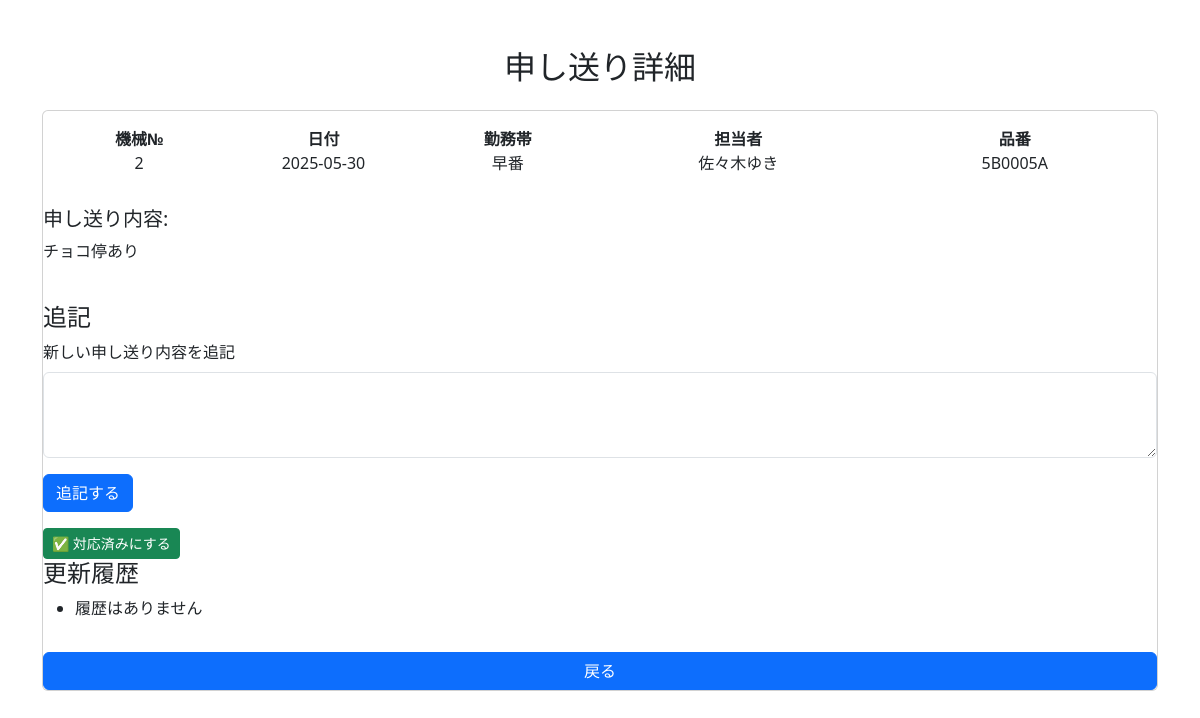
/show/36 (signed in), run on an earlier commit of the app's database.
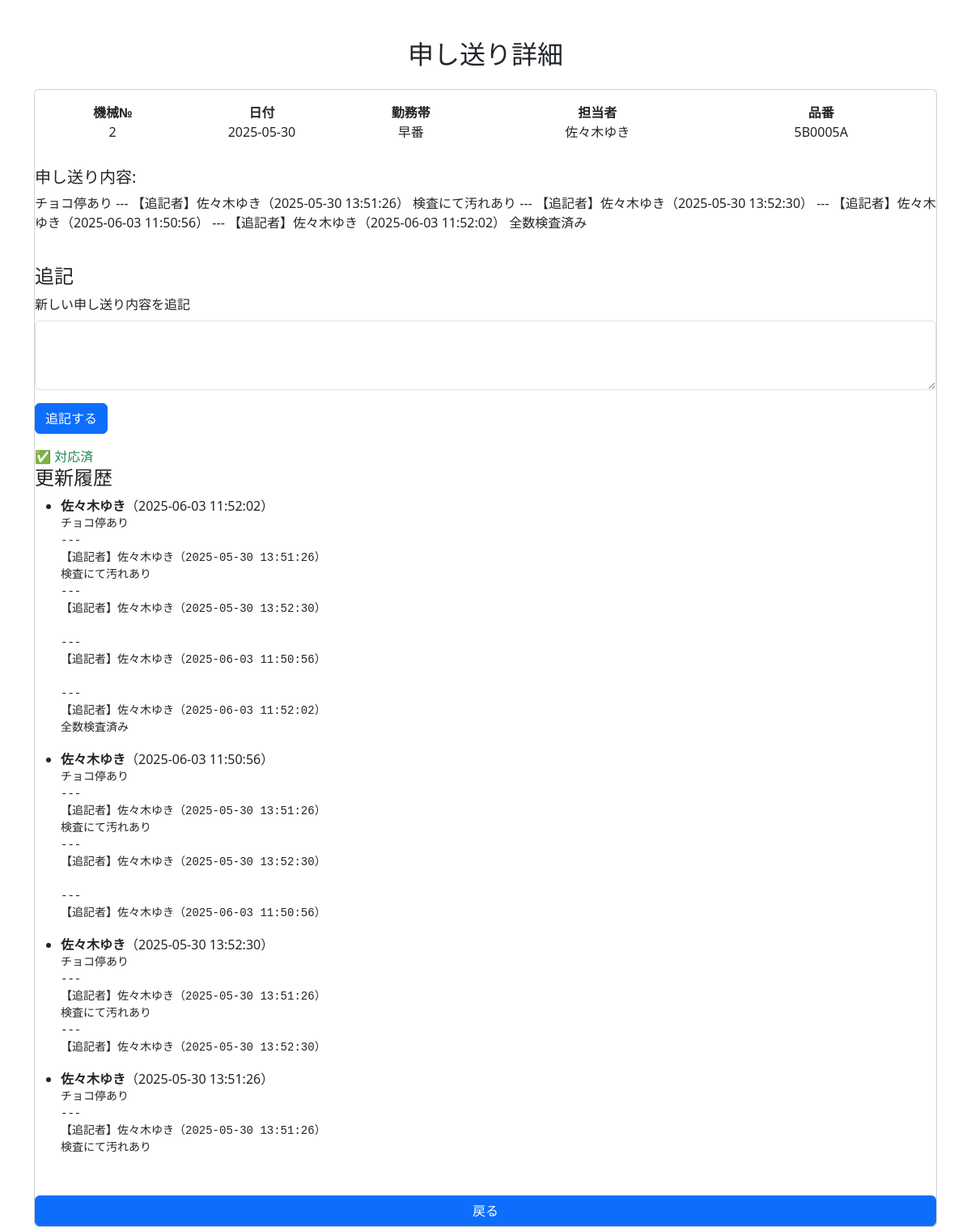
And on a later commit of the database.
### tables this page shows
CREATE TABLE work_notes (
        id INTEGER PRIMARY KEY AUTOINCREMENT,
        machine_no TEXT NOT NULL,           -- 機械番号
        date DATE NOT NULL,                 -- 日付
        shift TEXT NOT NULL,                -- 勤務帯（例：早番、遅番など）
        operator TEXT NOT NULL,             -- 担当者
        product_no TEXT NOT NULL,           -- 品番
        note TEXT NOT NULL,                 -- 申し送り内容
        created_at TIMESTAMP DEFAULT CURRENT_TIMESTAMP,
        updated_at TIMESTAMP DEFAULT CURRENT_TIMESTAMP
    , additional_note TEXT, updated_by TEXT, updater TEXT, resolved BOOLEAN DEFAULT 0, status TEXT DEFAULT 'no_issue', resolved_by TEXT);

CREATE TABLE note_histories (
            id INTEGER PRIMARY KEY AUTOINCREMENT,
            note_id INTEGER,
            note_text TEXT,
            updated_at TEXT,
            updated_by TEXT,
            FOREIGN KEY (note_id) REFERENCES work_notes(id)
        );

### app.py (the view)
@app.route("/show/<int:id>")
def show(id):
    if "user_id" not in session:
        return redirect(url_for("login"))
    else:
        note = database3.show_work_note(id)
        histories = database3.get_note_history(id)  # ✅ 履歴も取得
        return render_template("show.html", note=note, histories=histories)

### database3.py (called while the page is built)
def get_connection_db():
    conn = sqlite3.connect("todo.db")
    conn.row_factory = sqlite3.Row
    print("ok")
    return conn

def show_work_note(note_id):
    conn = get_connection_db()
    c = conn.cursor()
    c.execute("""
        SELECT id, machine_no, date, shift, operator, product_no, note, updater, updated_at, resolved
        FROM work_notes
        WHERE id = ?
    """, (note_id,)
    )
    row = c.fetchone()
    conn.close()
    return row

def get_note_history(note_id):
    conn = get_connection_db()
    c = conn.cursor()
    c.execute(
        """
        SELECT note_text, updated_at, updated_by
        FROM note_histories
        WHERE note_id = ?
        ORDER BY updated_at DESC
    """,
        (note_id,),
    )
    histories = c.fetchall()
    conn.close()
    return histories

### templates/show.html (shortened to what this page needs)
<!DOCTYPE html>
<html lang="ja">
<head>
    <link href="https://cdn.jsdelivr.net/npm/bootstrap@5.3.0/dist/css/bootstrap.min.css" rel="stylesheet">
</head>
<body>
    <div class="container mt-5">
        <h2 class="mb-4 text-center">申し送り詳細</h2>
        <div class="card">
            <div class="card-body">
                <div class="row text-center mb-3">
                    <div class="col-md-2">
                        <strong>機械№</strong><br>
                        {{ note['machine_no'] }}
                    </div>
                    <div class="col-md-2">
                        <strong>日付</strong><br>
                        {{ note['date'] }}
                    </div>
                    <div class="col-md-2">
                        <strong>勤務帯</strong><br>
                        {{ note['shift'] }}
                    </div>
                    <div class="col-md-3">
                        <strong>担当者</strong><br>
                        {{ note['operator'] }}
                    </div>
                    <div class="col-md-3">
                        <strong>品番</strong><br>
                        {{ note['product_no'] }}
                    </div>
                </div>
            </div>
            <h5 class="card-title">申し送り内容:</h5>
            <p class="card-text">{{ note['note'] }}</p>
            <h4 class="mt-4">追記</h4>
                <form method="post" action="{{ url_for('update_note', id=note['id']) }}">
                    <div class="mb-3">
                        <label for="additional_note" class="form-label">新しい申し送り内容を追記</label>
                        <textarea class="form-control" id="additional_note" name="additional_note" rows="3" required></textarea>
                    </div>
                    <button type="submit" class="btn btn-primary">追記する</button>
                </form>
                <div class="mt-3">
                    {% if note['resolved'] == 0 %}
                        <form method="post" action="{{ url_for('resolve_note', id=note['id']) }}">
                            <button type="submit" class="btn btn-sm btn-success">✅ 対応済みにする</button>
                        </form>
                    {% else %}
                        <span class="text-success">✅ 対応済</span>
                    {% endif %}
                </div>
        <h4>更新履歴</h4>
        <ul>
            {% for h in histories %}
            <li>
                <strong>{{ h['updated_by'] }}</strong>（{{ h['updated_at'] }}）<br>
                <pre>{{ h['note_text'] }}</pre>
            </li>
            {% else %}
            <li>履歴はありません</li>
            {% endfor %}
        </ul>
        <a href="{{ url_for('index') }}" class="btn btn-primary mt-3">戻る</a>
    </div>
    </div>
</body>
</html>

What changed in the data, as far as the page shows it:
changed work_notes "早番": note "チョコ停あり" → "チョコ停あり --- 【追記者】佐々木ゆき（2025-05-30 13:51:26） 検査にて汚れあり --- 【追記者】佐々木ゆき（2025-05-30 13:52:30） --- 【追記者】佐々木ゆき（2025-06-03 11:50:56） --- 【追記者】佐々木ゆき（2025-06-03 11:52:02） 全数検査済み"; resolved False → True (drawn)
added note_histories: updated_by "佐々木ゆき", updated_at "2025-06-03 11:52:02", note_text "チョコ停あり --- 【追記者】佐々木ゆき（2025-05-30 13:51:26） 検査にて汚れあり --- 【追記者】佐々木ゆき（2025-05-30 13:52:30） --- 【追記者】佐々木ゆき（2025-06-03 11:50:56） --- 【追記者】佐々木ゆき（2025-06-03 11:52:02） 全数検査済み"
added note_histories: updated_by "佐々木ゆき", updated_at "2025-06-03 11:50:56", note_text "チョコ停あり --- 【追記者】佐々木ゆき（2025-05-30 13:51:26） 検査にて汚れあり --- 【追記者】佐々木ゆき（2025-05-30 13:52:30） --- 【追記者】佐々木ゆき（2025-06-03 11:50:56）"
added note_histories: updated_by "佐々木ゆき", updated_at "2025-05-30 13:52:30", note_text "チョコ停あり --- 【追記者】佐々木ゆき（2025-05-30 13:51:26） 検査にて汚れあり --- 【追記者】佐々木ゆき（2025-05-30 13:52:30）"
added note_histories: updated_by "佐々木ゆき", updated_at "2025-05-30 13:51:26", note_text "チョコ停あり --- 【追記者】佐々木ゆき（2025-05-30 13:51:26） 検査にて汚れあり"
Also different on the page:
text no longer shown: "✅ 対応済みにする 履歴はありません"
text now shown: "✅ 対応済"
